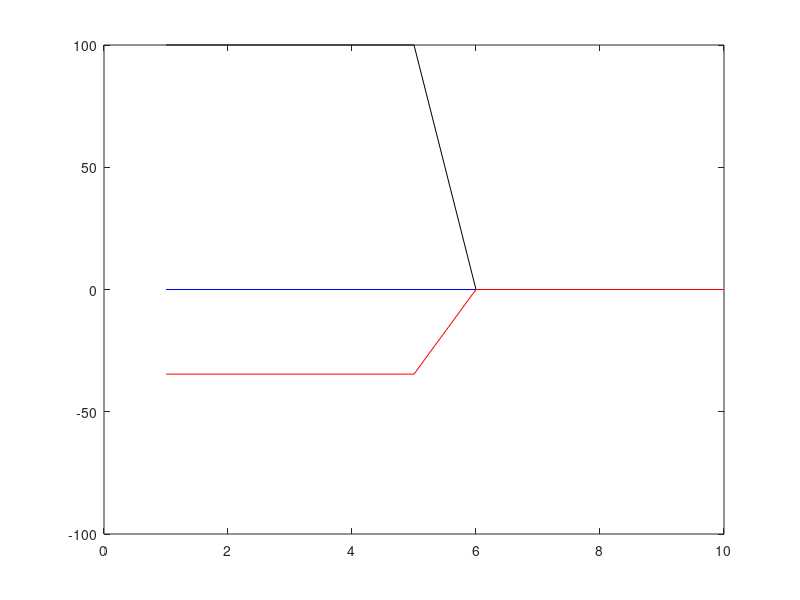

MATLAB code to generate this figure: (Note: this script raises an error after producing the figure.)
% Currently this is putting a block of ice on a bed (constant thickness in
% time and spans the whole domain). 
% What's broken is the b_eq, calculating the new bed equilibrium. As the
% the ice depresses the bed more water is supporting the ice so the b_eq
% should rise slightly, and currently its dropping dramatically!?!?
% In the absense of water b_eq should not change with this constant ice
% thickness setup (currently the water level is changing) 

close all; 
clear all; 

rho_i = 917;    % density of ice (kg/m^3) 
rho_b = 2650;   % density of bed (kg/m^3)
rho_w = 1000;   % density of water (kg/m^3)
gamma = rho_i/rho_b;  % displaced bed by ice
lambda = rho_i/rho_w; % (height ice)lambda = (height water)

x = 1:10;
h1 = [100.*ones(length(x)/2,1);zeros(length(x)/2,1)]; 
L2 = 5; 
H2 = 100;
hg = 100;
b = 0.*ones(length(x),1);

h_ice_sup_water = b.*1/lambda;
h_ice_sup_water(b>0) = 0;
h_ice_depress_bed = h1+h_ice_sup_water;

b0 = b;
b_eq = b0 - h_ice_depress_bed.*gamma;
tau = 10; 

 
t = 0;
%while abs(b_eq-b)>1
%while abs((b0-b)/(b0-b_eq))>1
for t=1:100
    plot(x,b,'b'); hold on; plot(x,h1+b,'k'); plot(x,b_eq,'r');ylim([-100,100]);
    H2 = mean(h1);
    [bNew,b_eqNew,hxNew] = bedSpring(h1,L2,H2,hg,b,b_eq,b0,tau);
    b = bNew; b_eq = b_eqNew; h1 = hxNew;
%    t=t+1;
end